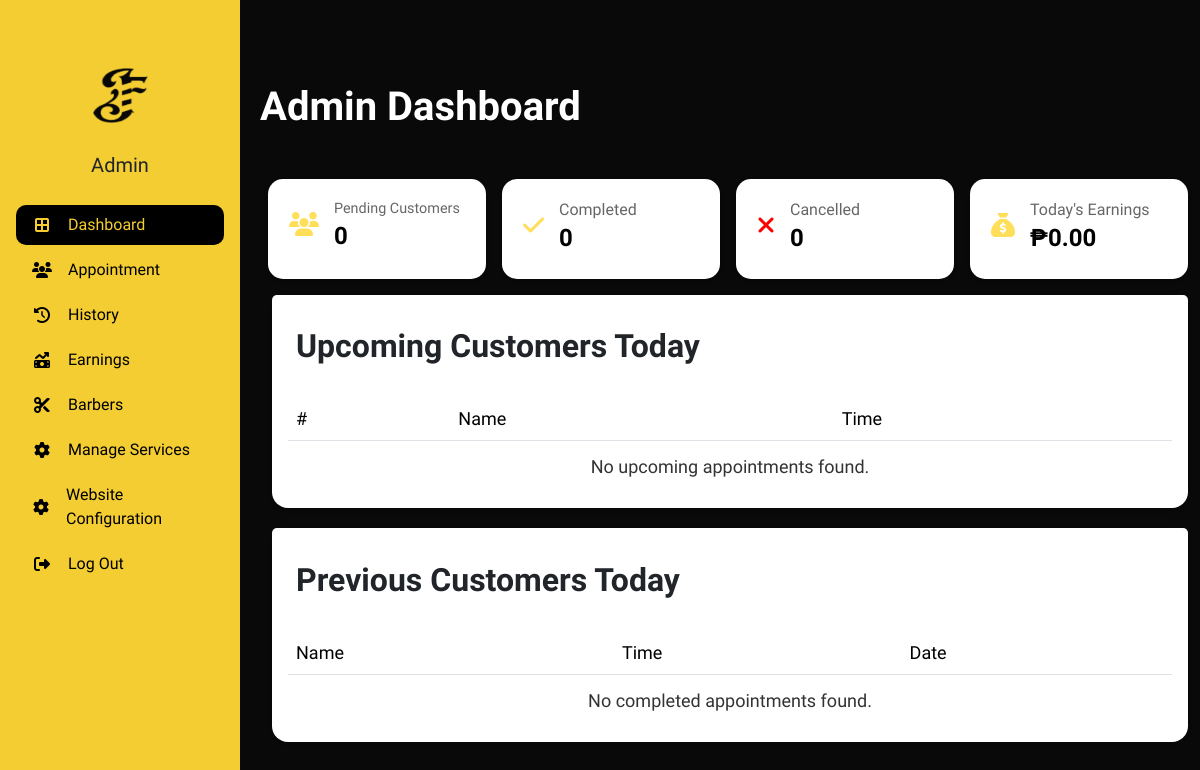
The app's page /admin/a_dashboard.php (signed in), older data.
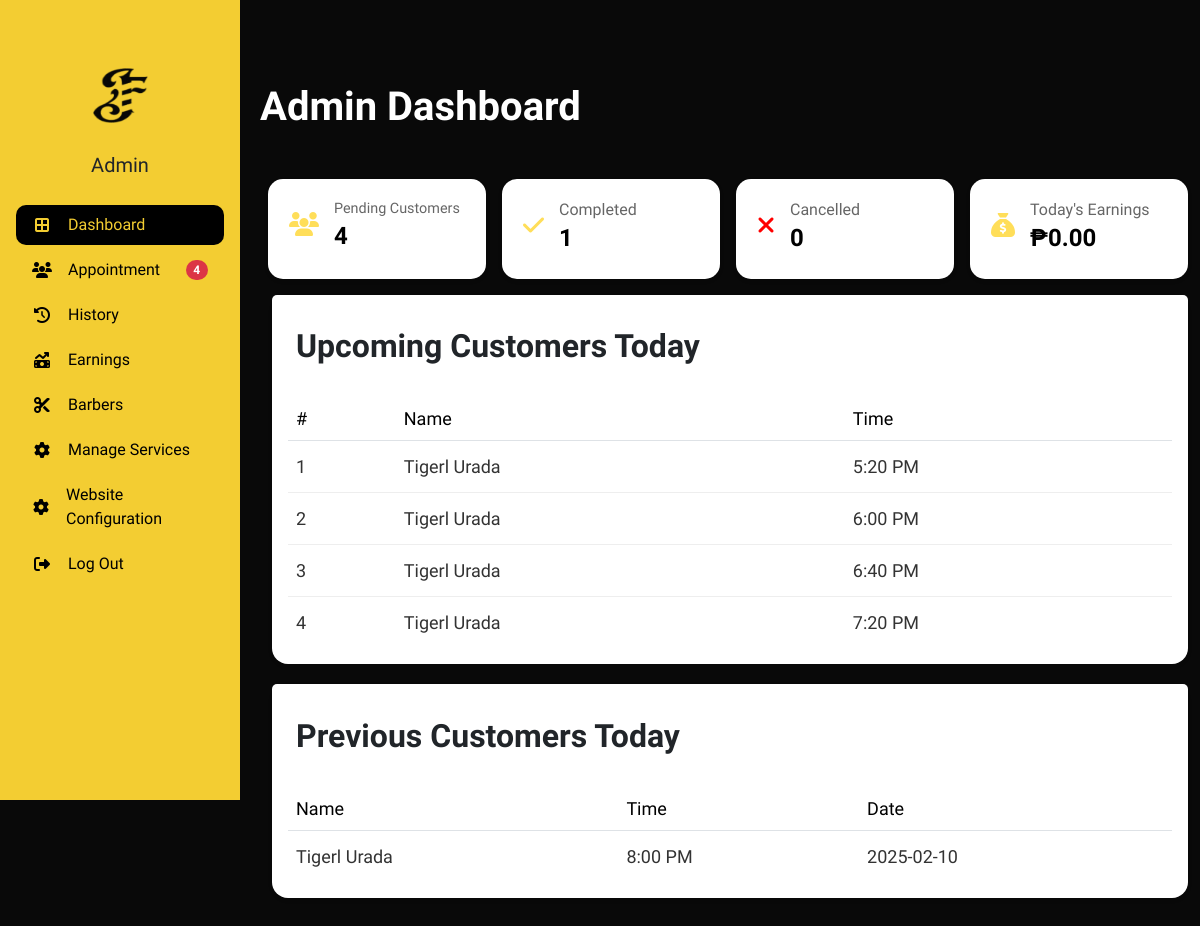
The same page, newer data.
### tables this page shows
CREATE TABLE `appointment_tbl` (
  `appointmentID` int(11) NOT NULL,
  `customerID` int(11) DEFAULT NULL,
  `adminID` int(11) DEFAULT NULL,
  `addonID` int(11) DEFAULT NULL,
  `hcID` int(11) DEFAULT NULL,
  `serviceID` int(11) NOT NULL,
  `status` varchar(255) DEFAULT NULL,
  `date` date NOT NULL,
  `timeSlot` varchar(255) NOT NULL,
  `remarks` varchar(255) DEFAULT NULL,
  `reason` varchar(255) DEFAULT NULL,
  `payment_status` enum('pending','partial','paid') DEFAULT 'pending',
  `payment_amount` decimal(10,2) DEFAULT 0.00,
  `gcash_reference` varchar(50) NOT NULL
);

### admin/a_dashboard.php (the view, shortened to what the changed rows need)
<!DOCTYPE html>
<html lang="en">
<head>
    <link href="https://cdn.jsdelivr.net/npm/bootstrap@5.3.2/dist/css/bootstrap.min.css" rel="stylesheet">
    <link rel="stylesheet" type="text/css" href="css/table.css">
    <link rel="stylesheet" href="https://cdnjs.cloudflare.com/ajax/libs/font-awesome/6.5.1/css/all.min.css">
    <link rel="stylesheet" href="css/admin.css">
    <link rel="stylesheet" href="css/sidebar.css">
</head>
<body>
<?php
include 'db_connect.php';
$pendingQuery = "SELECT COUNT(*) AS pending_count FROM appointment_tbl WHERE status = 'Pending' AND date = CURDATE()";
$completedQuery = "SELECT COUNT(*) AS completed_count FROM appointment_tbl WHERE status = 'Completed' AND date = CURDATE()";
$pendingResult = mysqli_query($conn, $pendingQuery);
$completedResult = mysqli_query($conn, $completedQuery);
$pendingCount = mysqli_fetch_assoc($pendingResult)['pending_count'];
$completedCount = mysqli_fetch_assoc($completedResult)['completed_count'];
$notificationQuery = "
    SELECT COUNT(*) AS notif_count
    FROM appointment_tbl a
    LEFT JOIN barb_apps_tbl b ON a.appointmentID = b.appointmentID
    WHERE a.status = 'Pending' AND b.barberID IS NULL";
$notificationResult = mysqli_query($conn, $notificationQuery);
$notificationData = mysqli_fetch_assoc($notificationResult);
$notificationCount = $notificationData['notif_count'];
$upcomingQuery = "
    SELECT
        a.appointmentID,
        CASE
            WHEN c.customerID IS NOT NULL THEN CONCAT(c.firstName, ' ', c.lastName)
            ELSE 'Admin Booking'
        END AS fullName,
        a.timeSlot
    FROM
        appointment_tbl a
    LEFT JOIN
        customer_tbl c ON a.customerID = c.customerID
    WHERE
        a.date = CURDATE() AND a.status = 'Pending'
    ORDER BY
        a.timeSlot ASC
";
$upcomingResult = mysqli_query($conn, $upcomingQuery);
$previousQuery = "
    SELECT
        a.appointmentID,
        CASE
            WHEN c.customerID IS NOT NULL THEN CONCAT(c.firstName, ' ', c.lastName)
            ELSE 'Admin Booking'
        END AS fullName,
        a.timeSlot,
        a.date
    FROM
        appointment_tbl a
    LEFT JOIN
        customer_tbl c ON a.customerID = c.customerID
    WHERE
        a.date = CURDATE() AND a.status = 'Completed'
    ORDER BY
        a.date DESC, a.timeSlot ASC
";
$previousResult = mysqli_query($conn, $previousQuery);
?>
<div class="body d-flex py-3 mt-5">
    <div class="container-xxl">
        <div class="position-relative">
            <h1 class="dashboard mb-5 ms-5">Admin Dashboard</h1>
        </div>
        <div class="row g-3 mb-3 row-cols-1 row-cols-sm-2 row-cols-md-2 row-cols-lg-2 row-cols-xl-4 ms-5">
            <div class="col">
                <div class="alert mb-0">
                    <div class="d-flex align-items-center">
                        <div class="flex-fill">
                            <div class="h5 pending-label">Pending Customers</div>
                            <div class="h6"><?php echo $pendingCount; ?></div>
                        </div>
                    </div>
                </div>
            </div>
            <div class="col">
                <div class="alert mb-0">
                    <div class="d-flex align-items-center">
                        <div class="flex-fill">
                            <div class="h5">Completed</div>
                            <div class="h6"><?php echo $completedCount; ?></div>
                        </div>
                    </div>
                </div>
            </div>
        </div>
        <div class="row ms-5">
            <div class="col-12">
                <div class="card border-0 rounded-4">
                    <div class="card-header py-3 bg-white">
                        <h2 class="fw-bold">Upcoming Customers Today</h2>
                    </div>
                    <div class="card-body">
                        <div class="table-responsive">
                            <table class="table">
                                <thead>
                                    <tr>
                                        <td>#</td>
                                        <td>Name</td>
                                        <td>Time</td>
                                    </tr>
                                </thead>
                                <tbody>
                                    <?php
                                        $counter = 1;
                                        if ($upcomingResult && mysqli_num_rows($upcomingResult) > 0) {
                                            while ($row = mysqli_fetch_assoc($upcomingResult)) {
                                                echo "<tr>";
                                                echo "<td>{$counter}</td>";
                                                echo "<td>{$row['fullName']}</td>";
                                                echo "<td>{$row['timeSlot']}</td>";
                                                echo "</tr>";
                                                $counter++;
                                            }
                                        } else {
                                            echo "<tr><td colspan='3' class='text-center'>No upcoming appointments found.</td></tr>";
                                        }
                                    ?>
                                </tbody>
                            </table>
                        </div>
                    </div>
                </div>
            </div>
        </div>
        <div class="row ms-5">
            <div class="col-12">
                <div class="card border-0 rounded-4">
                    <div class="card-header py-3 bg-white">
                        <h2 class="fw-bold">Previous Customers Today</h2>
                    </div>
                    <div class="card-body">
                        <div class="table-responsive">
                            <table class="table">
                                <thead>
                                    <tr>
                                        <td>Name</td>
                                        <td>Time</td>
                                        <td>Date</td>
                                    </tr>
                                </thead>
                                <tbody>
                                <?php
                                if ($previousResult && mysqli_num_rows($previousResult) > 0) {
                                    while ($row = mysqli_fetch_assoc($previousResult)) {
                                        echo "<tr>";
                                        echo "<td>{$row['fullName']}</td>";
                                        echo "<td>{$row['timeSlot']}</td>";
                                        echo "<td>{$row['date']}</td>";
                                        echo "</tr>";
                                    }
                                } else {
                                    echo "<tr><td colspan='3' class='text-center'>No completed appointments found.</td></tr>";
                                }
                                ?>
                                </tbody>
                            </table>
                        </div>
                    </div>
                </div>
            </div>
        </div>
    </div>
</div>
<nav id="sidebarMenu" class="collapse d-lg-block sidebar collapse">
  <div class="position-sticky">
    <div class="list-group list-group-flush mx-3 mt-5">
        <a href="appointments.php" class="list-group-item list-group-item-action py-2 ripple d-flex align-items-center justify-content-between">
            <div>
                <i class="fa-solid fa-users fa-fw me-3"></i>
                <span>Appointment</span>
            </div>
            <?php if ($notificationCount > 0): ?>
                <span class="badge bg-danger rounded-pill"><?php echo $notificationCount; ?></span>
            <?php endif; ?>
        </a>
    </div>
  </div>
</nav>
</body>
</html>

Row changes from the older to the newer data that the page shows:
added appointment_tbl: fullName "Tigerl Urada", timeSlot "5:20 PM", shown under "Upcoming Customers Today"
added appointment_tbl: fullName "Tigerl Urada", timeSlot "6:00 PM", shown under "Upcoming Customers Today"
added appointment_tbl: fullName "Tigerl Urada", timeSlot "6:40 PM", shown under "Upcoming Customers Today"
added appointment_tbl: fullName "Tigerl Urada", timeSlot "7:20 PM", shown under "Upcoming Customers Today"
added appointment_tbl: fullName "Tigerl Urada", timeSlot "8:00 PM", date "2025-02-10", shown under "Previous Customers Today"
Text that changed along with them:
$pendingCount: "0" → "4"
$completedCount: "0" → "1"
$notificationCount: (not shown) → "4"
text no longer shown: "No upcoming appointments found. No completed appointments found."
